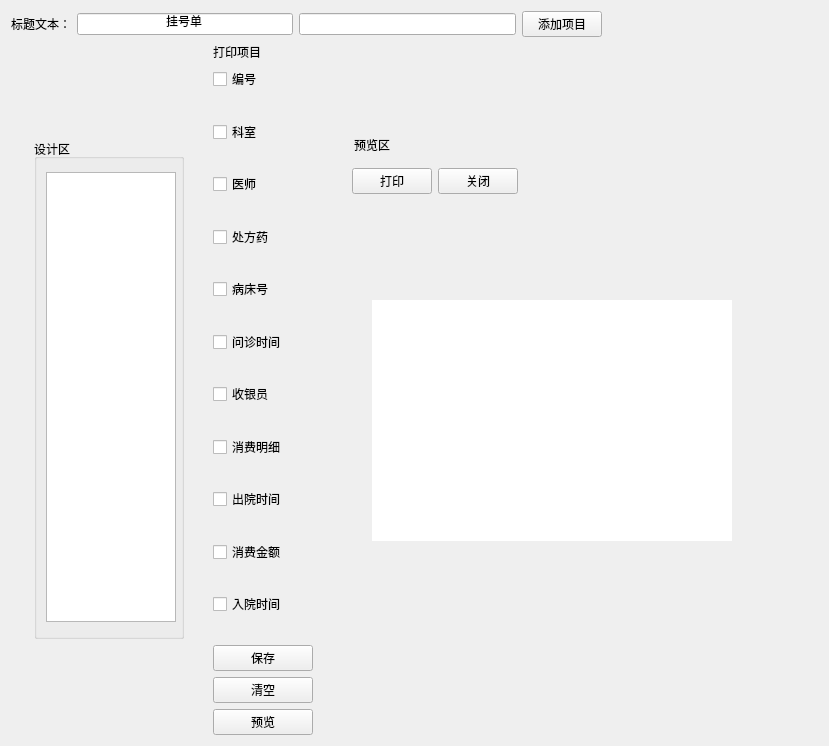
<?xml version="1.0" encoding="UTF-8"?>
<ui version="4.0">
 <class>RegisteredBtn</class>
 <widget class="QWidget" name="RegisteredBtn">
  <property name="geometry">
   <rect>
    <x>0</x>
    <y>0</y>
    <width>829</width>
    <height>746</height>
   </rect>
  </property>
  <property name="windowTitle">
   <string>Form</string>
  </property>
  <layout class="QVBoxLayout" name="verticalLayout_11">
   <item>
    <layout class="QHBoxLayout" name="horizontalLayout_2">
     <item>
      <widget class="QLabel" name="label">
       <property name="text">
        <string>标题文本：</string>
       </property>
      </widget>
     </item>
     <item>
      <widget class="QLineEdit" name="lineEdit">
       <property name="text">
        <string>挂号单</string>
       </property>
       <property name="alignment">
        <set>Qt::AlignCenter</set>
       </property>
       <property name="dragEnabled">
        <bool>false</bool>
       </property>
       <property name="readOnly">
        <bool>true</bool>
       </property>
      </widget>
     </item>
     <item>
      <widget class="QLineEdit" name="lineEditAdd"/>
     </item>
     <item>
      <widget class="QPushButton" name="btnAdd">
       <property name="text">
        <string>添加项目</string>
       </property>
      </widget>
     </item>
     <item>
      <spacer name="horizontalSpacer_2">
       <property name="orientation">
        <enum>Qt::Horizontal</enum>
       </property>
       <property name="sizeHint" stdset="0">
        <size>
         <width>40</width>
         <height>20</height>
        </size>
       </property>
      </spacer>
     </item>
    </layout>
   </item>
   <item>
    <layout class="QHBoxLayout" name="horizontalLayout">
     <item>
      <widget class="QGroupBox" name="groupBox">
       <property name="sizePolicy">
        <sizepolicy hsizetype="Fixed" vsizetype="Fixed">
         <horstretch>0</horstretch>
         <verstretch>0</verstretch>
        </sizepolicy>
       </property>
       <property name="minimumSize">
        <size>
         <width>150</width>
         <height>500</height>
        </size>
       </property>
       <property name="maximumSize">
        <size>
         <width>150</width>
         <height>500</height>
        </size>
       </property>
       <property name="title">
        <string>设计区</string>
       </property>
       <property name="alignment">
        <set>Qt::AlignLeading|Qt::AlignLeft|Qt::AlignTop</set>
       </property>
       <layout class="QVBoxLayout" name="verticalLayout_8">
        <item>
         <widget class="QListWidget" name="listWidgetShowCheckBox">
          <property name="sizePolicy">
           <sizepolicy hsizetype="Fixed" vsizetype="Fixed">
            <horstretch>0</horstretch>
            <verstretch>0</verstretch>
           </sizepolicy>
          </property>
          <property name="minimumSize">
           <size>
            <width>130</width>
            <height>450</height>
           </size>
          </property>
          <property name="maximumSize">
           <size>
            <width>140</width>
            <height>450</height>
           </size>
          </property>
         </widget>
        </item>
       </layout>
      </widget>
     </item>
     <item>
      <layout class="QVBoxLayout" name="verticalLayout_10">
       <item>
        <layout class="QVBoxLayout" name="verticalLayout_9">
         <item>
          <widget class="QLabel" name="label_2">
           <property name="text">
            <string>打印项目</string>
           </property>
          </widget>
         </item>
         <item>
          <layout class="QVBoxLayout" name="verticalLayout_2">
           <item>
            <widget class="QCheckBox" name="checkBox">
             <property name="maximumSize">
              <size>
               <width>100</width>
               <height>16777215</height>
              </size>
             </property>
             <property name="text">
              <string>编号</string>
             </property>
            </widget>
           </item>
           <item>
            <spacer name="verticalSpacer_6">
             <property name="orientation">
              <enum>Qt::Vertical</enum>
             </property>
             <property name="sizeHint" stdset="0">
              <size>
               <width>20</width>
               <height>40</height>
              </size>
             </property>
            </spacer>
           </item>
           <item>
            <widget class="QCheckBox" name="checkBox_3">
             <property name="maximumSize">
              <size>
               <width>100</width>
               <height>16777215</height>
              </size>
             </property>
             <property name="text">
              <string>科室</string>
             </property>
            </widget>
           </item>
           <item>
            <spacer name="verticalSpacer_7">
             <property name="orientation">
              <enum>Qt::Vertical</enum>
             </property>
             <property name="sizeHint" stdset="0">
              <size>
               <width>20</width>
               <height>40</height>
              </size>
             </property>
            </spacer>
           </item>
           <item>
            <widget class="QCheckBox" name="checkBox_4">
             <property name="maximumSize">
              <size>
               <width>100</width>
               <height>16777215</height>
              </size>
             </property>
             <property name="text">
              <string>医师</string>
             </property>
            </widget>
           </item>
           <item>
            <spacer name="verticalSpacer_8">
             <property name="orientation">
              <enum>Qt::Vertical</enum>
             </property>
             <property name="sizeHint" stdset="0">
              <size>
               <width>20</width>
               <height>40</height>
              </size>
             </property>
            </spacer>
           </item>
           <item>
            <widget class="QCheckBox" name="checkBox_2">
             <property name="maximumSize">
              <size>
               <width>100</width>
               <height>16777215</height>
              </size>
             </property>
             <property name="text">
              <string>处方药</string>
             </property>
            </widget>
           </item>
           <item>
            <spacer name="verticalSpacer_9">
             <property name="orientation">
              <enum>Qt::Vertical</enum>
             </property>
             <property name="sizeHint" stdset="0">
              <size>
               <width>20</width>
               <height>40</height>
              </size>
             </property>
            </spacer>
           </item>
           <item>
            <widget class="QCheckBox" name="checkBox_10">
             <property name="maximumSize">
              <size>
               <width>100</width>
               <height>16777215</height>
              </size>
             </property>
             <property name="text">
              <string>病床号</string>
             </property>
            </widget>
           </item>
           <item>
            <spacer name="verticalSpacer_10">
             <property name="orientation">
              <enum>Qt::Vertical</enum>
             </property>
             <property name="sizeHint" stdset="0">
              <size>
               <width>20</width>
               <height>40</height>
              </size>
             </property>
            </spacer>
           </item>
           <item>
            <widget class="QCheckBox" name="checkBox_5">
             <property name="maximumSize">
              <size>
               <width>100</width>
               <height>16777215</height>
              </size>
             </property>
             <property name="text">
              <string>问诊时间</string>
             </property>
            </widget>
           </item>
           <item>
            <spacer name="verticalSpacer_12">
             <property name="orientation">
              <enum>Qt::Vertical</enum>
             </property>
             <property name="sizeHint" stdset="0">
              <size>
               <width>20</width>
               <height>40</height>
              </size>
             </property>
            </spacer>
           </item>
           <item>
            <widget class="QCheckBox" name="checkBox_8">
             <property name="maximumSize">
              <size>
               <width>100</width>
               <height>16777215</height>
              </size>
             </property>
             <property name="text">
              <string>收银员</string>
             </property>
            </widget>
           </item>
           <item>
            <spacer name="verticalSpacer_11">
             <property name="orientation">
              <enum>Qt::Vertical</enum>
             </property>
             <property name="sizeHint" stdset="0">
              <size>
               <width>20</width>
               <height>40</height>
              </size>
             </property>
            </spacer>
           </item>
           <item>
            <widget class="QCheckBox" name="checkBox_7">
             <property name="maximumSize">
              <size>
               <width>100</width>
               <height>16777215</height>
              </size>
             </property>
             <property name="text">
              <string>消费明细</string>
             </property>
            </widget>
           </item>
           <item>
            <spacer name="verticalSpacer_13">
             <property name="orientation">
              <enum>Qt::Vertical</enum>
             </property>
             <property name="sizeHint" stdset="0">
              <size>
               <width>20</width>
               <height>40</height>
              </size>
             </property>
            </spacer>
           </item>
           <item>
            <widget class="QCheckBox" name="checkBox_6">
             <property name="maximumSize">
              <size>
               <width>100</width>
               <height>16777215</height>
              </size>
             </property>
             <property name="text">
              <string>出院时间</string>
             </property>
            </widget>
           </item>
           <item>
            <spacer name="verticalSpacer_14">
             <property name="orientation">
              <enum>Qt::Vertical</enum>
             </property>
             <property name="sizeHint" stdset="0">
              <size>
               <width>20</width>
               <height>40</height>
              </size>
             </property>
            </spacer>
           </item>
           <item>
            <widget class="QCheckBox" name="checkBox_9">
             <property name="maximumSize">
              <size>
               <width>100</width>
               <height>16777215</height>
              </size>
             </property>
             <property name="text">
              <string>消费金额</string>
             </property>
            </widget>
           </item>
           <item>
            <spacer name="verticalSpacer_15">
             <property name="orientation">
              <enum>Qt::Vertical</enum>
             </property>
             <property name="sizeHint" stdset="0">
              <size>
               <width>20</width>
               <height>40</height>
              </size>
             </property>
            </spacer>
           </item>
           <item>
            <widget class="QCheckBox" name="checkBox_11">
             <property name="maximumSize">
              <size>
               <width>100</width>
               <height>16777215</height>
              </size>
             </property>
             <property name="text">
              <string>入院时间</string>
             </property>
            </widget>
           </item>
           <item>
            <spacer name="verticalSpacer_5">
             <property name="orientation">
              <enum>Qt::Vertical</enum>
             </property>
             <property name="sizeHint" stdset="0">
              <size>
               <width>20</width>
               <height>40</height>
              </size>
             </property>
            </spacer>
           </item>
          </layout>
         </item>
        </layout>
       </item>
       <item>
        <layout class="QVBoxLayout" name="verticalLayout_7">
         <item>
          <widget class="QPushButton" name="btnSave">
           <property name="maximumSize">
            <size>
             <width>100</width>
             <height>16777215</height>
            </size>
           </property>
           <property name="text">
            <string>保存</string>
           </property>
          </widget>
         </item>
         <item>
          <widget class="QPushButton" name="btnClear">
           <property name="maximumSize">
            <size>
             <width>100</width>
             <height>16777215</height>
            </size>
           </property>
           <property name="text">
            <string>清空</string>
           </property>
          </widget>
         </item>
         <item>
          <widget class="QPushButton" name="btnPreview">
           <property name="maximumSize">
            <size>
             <width>100</width>
             <height>16777215</height>
            </size>
           </property>
           <property name="text">
            <string>预览</string>
           </property>
          </widget>
         </item>
         <item>
          <spacer name="verticalSpacer">
           <property name="orientation">
            <enum>Qt::Vertical</enum>
           </property>
           <property name="sizeHint" stdset="0">
            <size>
             <width>20</width>
             <height>40</height>
            </size>
           </property>
          </spacer>
         </item>
         <item>
          <spacer name="verticalSpacer_3">
           <property name="orientation">
            <enum>Qt::Vertical</enum>
           </property>
           <property name="sizeHint" stdset="0">
            <size>
             <width>20</width>
             <height>40</height>
            </size>
           </property>
          </spacer>
         </item>
        </layout>
       </item>
      </layout>
     </item>
     <item>
      <widget class="QWidget" name="widget" native="true">
       <property name="sizePolicy">
        <sizepolicy hsizetype="Fixed" vsizetype="Fixed">
         <horstretch>0</horstretch>
         <verstretch>0</verstretch>
        </sizepolicy>
       </property>
       <property name="minimumSize">
        <size>
         <width>420</width>
         <height>500</height>
        </size>
       </property>
       <property name="maximumSize">
        <size>
         <width>450</width>
         <height>550</height>
        </size>
       </property>
       <widget class="QGroupBox" name="groupBoxGhd">
        <property name="enabled">
         <bool>true</bool>
        </property>
        <property name="geometry">
         <rect>
          <x>10</x>
          <y>20</y>
          <width>400</width>
          <height>500</height>
         </rect>
        </property>
        <property name="sizePolicy">
         <sizepolicy hsizetype="Fixed" vsizetype="Fixed">
          <horstretch>0</horstretch>
          <verstretch>0</verstretch>
         </sizepolicy>
        </property>
        <property name="minimumSize">
         <size>
          <width>400</width>
          <height>500</height>
         </size>
        </property>
        <property name="maximumSize">
         <size>
          <width>400</width>
          <height>500</height>
         </size>
        </property>
        <property name="sizeIncrement">
         <size>
          <width>400</width>
          <height>600</height>
         </size>
        </property>
        <property name="styleSheet">
         <string notr="true">QGroupBox{border:none;}</string>
        </property>
        <property name="title">
         <string>预览区</string>
        </property>
        <layout class="QVBoxLayout" name="verticalLayout_6">
         <property name="leftMargin">
          <number>0</number>
         </property>
         <property name="topMargin">
          <number>0</number>
         </property>
         <property name="rightMargin">
          <number>0</number>
         </property>
         <property name="bottomMargin">
          <number>0</number>
         </property>
         <item>
          <spacer name="verticalSpacer_2">
           <property name="orientation">
            <enum>Qt::Vertical</enum>
           </property>
           <property name="sizeHint" stdset="0">
            <size>
             <width>20</width>
             <height>40</height>
            </size>
           </property>
          </spacer>
         </item>
         <item>
          <layout class="QVBoxLayout" name="verticalLayout_4">
           <item>
            <layout class="QHBoxLayout" name="horizontalLayout_5">
             <item>
              <widget class="QPushButton" name="pushButton_2">
               <property name="text">
                <string>打印</string>
               </property>
              </widget>
             </item>
             <item>
              <widget class="QPushButton" name="btnClose">
               <property name="text">
                <string>关闭</string>
               </property>
              </widget>
             </item>
             <item>
              <spacer name="horizontalSpacer">
               <property name="orientation">
                <enum>Qt::Horizontal</enum>
               </property>
               <property name="sizeHint" stdset="0">
                <size>
                 <width>40</width>
                 <height>20</height>
                </size>
               </property>
              </spacer>
             </item>
            </layout>
           </item>
           <item>
            <widget class="QFrame" name="ghdFrame">
             <property name="sizePolicy">
              <sizepolicy hsizetype="Fixed" vsizetype="Fixed">
               <horstretch>0</horstretch>
               <verstretch>0</verstretch>
              </sizepolicy>
             </property>
             <property name="minimumSize">
              <size>
               <width>400</width>
               <height>400</height>
              </size>
             </property>
             <property name="maximumSize">
              <size>
               <width>400</width>
               <height>400</height>
              </size>
             </property>
             <property name="sizeIncrement">
              <size>
               <width>400</width>
               <height>500</height>
              </size>
             </property>
             <property name="styleSheet">
              <string notr="true">QFrame
{border-image: url(:/image/ghd.jpg);}
QListView{border-image:url();}</string>
             </property>
             <widget class="QListWidget" name="listWidgetPreview">
              <property name="geometry">
               <rect>
                <x>20</x>
                <y>100</y>
                <width>360</width>
                <height>241</height>
               </rect>
              </property>
              <property name="sizePolicy">
               <sizepolicy hsizetype="Fixed" vsizetype="Fixed">
                <horstretch>0</horstretch>
                <verstretch>0</verstretch>
               </sizepolicy>
              </property>
              <property name="minimumSize">
               <size>
                <width>360</width>
                <height>0</height>
               </size>
              </property>
              <property name="maximumSize">
               <size>
                <width>360</width>
                <height>16777215</height>
               </size>
              </property>
              <property name="styleSheet">
               <string notr="true">border:none;</string>
              </property>
             </widget>
            </widget>
           </item>
           <item>
            <spacer name="verticalSpacer_4">
             <property name="orientation">
              <enum>Qt::Vertical</enum>
             </property>
             <property name="sizeHint" stdset="0">
              <size>
               <width>20</width>
               <height>40</height>
              </size>
             </property>
            </spacer>
           </item>
          </layout>
         </item>
        </layout>
       </widget>
      </widget>
     </item>
    </layout>
   </item>
  </layout>
 </widget>
 <resources/>
 <connections/>
</ui>
